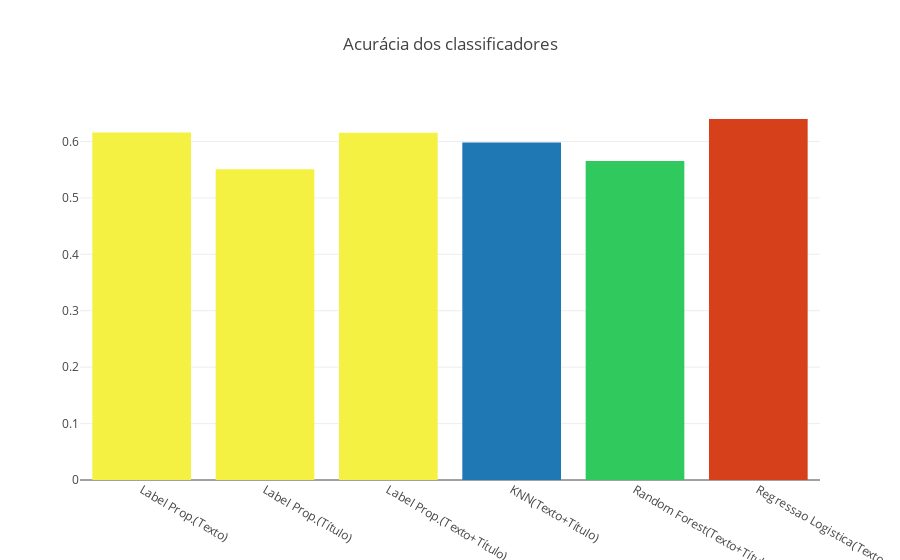

Here is the notebook cell this chart was saved with:
### Code cell
colors = ['#f4f142', '#f4f142', '#f4f142', '#1F77B4', '#30c95e', '#d6411b']

score_trace = go.Bar(
    x=score_labels,
    y=scores,
    marker=dict(color=colors)
)

data = [score_trace]

layout=go.Layout(
    title='Acurácia dos classificadores'
)

fig = go.Figure(data=data, layout=layout)
iplot(fig)

### Figure 1 — Plotly figure (JSON) as saved in the notebook; plotly's stock layout.template omitted (floating-point values rounded to 4 significant figures)
{"data": [{"marker": {"color": ["#f4f142", "#f4f142", "#f4f142", "#1F77B4", "#30c95e", "#d6411b"]}, "type": "bar", "uid": "a0ffa394-348e-419d-a475-7fd83561d189", "x": ["Label Prop.(Texto)", "Label Prop.(Título)", "Label Prop.(Texto+Título)", "KNN(Texto+Título)", "Random Forest(Texto+Título)", "Regressao Logistica(Texto+Título)"], "y": [0.6159, 0.5508, 0.6156, 0.5982, 0.5653, 0.6398]}], "layout": {"title": "Acurácia dos classificadores"}}
